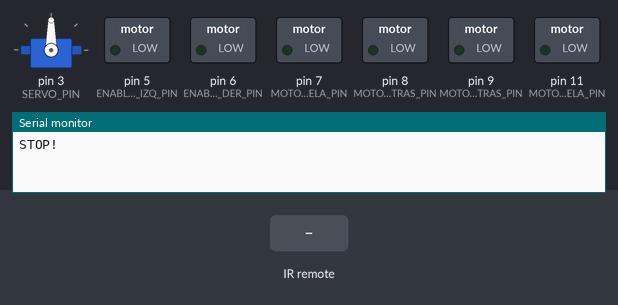
Recording of a sketch running on a simulated Arduino Uno, built with avr-gcc and run on an emulated ATmega328P. On the bench: servo, switched loads named in the sketch (green lamp = pin HIGH), the last lines printed to the serial monitor. The test bench sets the inputs (shaded band).

Above: at 3.9 s.
4.0 s: infrared code 0xFF629D received
At 4.8 s:
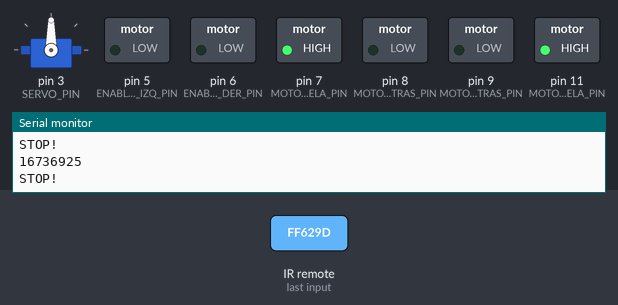
6.0 s: infrared code 0xFFA857 received
At 7.5 s:
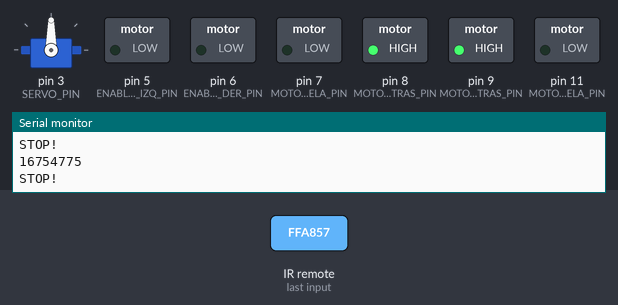
8.0 s: infrared code 0xFF22DD received
At 9.0 s:
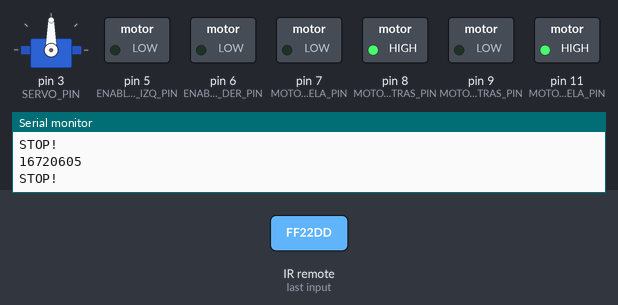
10.0 s: infrared code 0xFFC23D received
At 11.7 s:
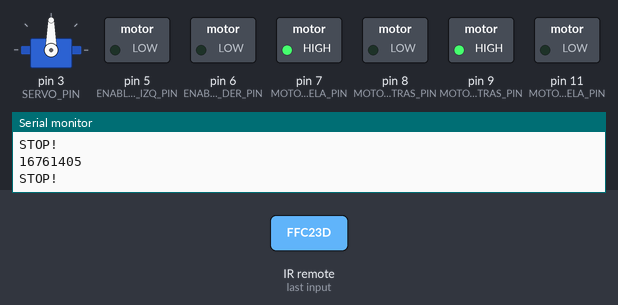
12.0 s: infrared code 0x511DBB received
At 12.4 s:
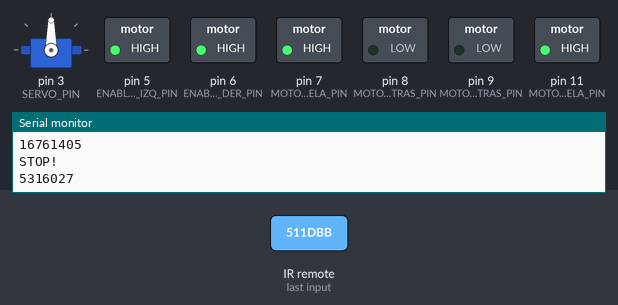
14.0 s: infrared code 0xA3C8EDDB received
At 14.4 s:
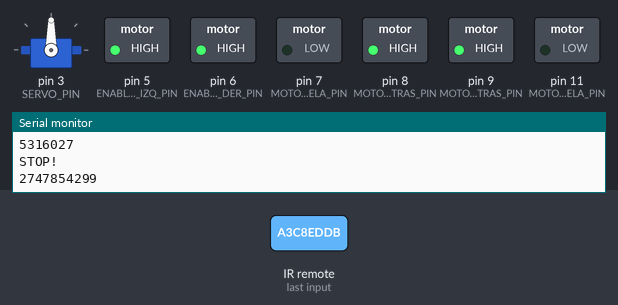
Timing chart, 0 to 17.0 s (numbered marks = the images above; inputs shaded):
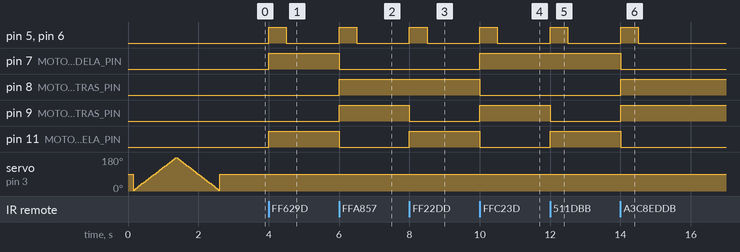

The sketch:

SmartRobotCar.ino
```cpp
/*************************************LIBRERIAS****************************/
#include <IRremote.h>       // Libreria control remoto infrarrojo
#include <Servo.h>          // Libreria servomotor

#include <Wire.h>
#include "rgb_lcd.h"

/********************** CODIGOS CONTROL REMOTE INFRARROJO *****************/
#define F 16736925	          // Adelante
#define B 16754775	          // Atras
#define L 16720605	          // Izquierda
#define R 16761405	          // Derecha
#define S 16712445	          // Alto

#define UNKNOWN_F 5316027     // Adelante
#define UNKNOWN_B 2747854299	// Atras
#define UNKNOWN_L 1386468383	// Izquierda
#define UNKNOWN_R 553536955   // Derecha
#define UNKNOWN_S 3622325019	// Alto

#define KEY_1 16738455        // 1
#define KEY_2 16750695        // 2
#define KEY_3 16756815        // 3
#define KEY_4 16724175        // 4
#define KEY_5 16718055        // 5
#define KEY_6 16743045        // 6
#define KEY_7 16716015        // 7
#define KEY_8 16726215        // 8
#define KEY_9 16734885        // 9
#define KEY_0 16730805        // 0
#define KEY_STAR 16728765     // *
#define KEY_HASH 16732845     // #

/******************************ASIGNACION DE PINES************************/
// Pines de motores de desplazamiento
#define ENABLE_MOTOR_IZQ_PIN 5    // Potencia motor izquierdo
#define ENABLE_MOTOR_DER_PIN 6	  // Potencia motor derecho
#define MOTOR_IZQ_ADELA_PIN 7     // Motor izquierdo adelante
#define MOTOR_IZQ_ATRAS_PIN 8     // Motor izquierdo atras
#define MOTOR_DER_ATRAS_PIN 9     // Motor derecho atras
#define MOTOR_DER_ADELA_PIN 11	  // Motor derecho adelante

// Pin del receptor infrarrojo
#define INFRARROJO_PIN 12         // Receptor infrarrojo

// Pines del sensor ultrasonico
#define ULTRASONIC_ECHO_PIN A4    // Sensor ultrasonico receptor echo
#define ULTRASONIC_TRIG_PIN A5    // sensor ultrasonico transmisor trig

// Pin del servomotor
#define SERVO_PIN 3               // Servomotor

// Pines infrarrojos seguidor de línea
#define INFRARROJO_IZQUI_PIN 2    // Sensor infrarrojo izquierdo
#define INFRARROJO_MEDIO_PIN 4    // Sensor infrarrojo medio
#define INFRARROJO_DEREC_PIN 10   // Sensor infrarrojo derecho

/************************************VARIABLES****************************/
// Variables motores
const int velocidadMaxima = 255;

// Variables control remoto infrarrojo
IRrecv infrarrojo(INFRARROJO_PIN);
decode_results resultadoDecodificado;
//unsigned long valorDecodificado;
//unsigned long milisegundosTiempo;

// Variables sensor ultrasonico
int distanciaIzquierda = 0;
int distanciaMedia = 0;
int distanciaDerecha = 0;

// Variables servomotor
Servo servo;

// Variables sensores infrarojos
int sensorIzquierdo = 0;
int sensorMedio = 0;
int sensorDerecho = 0;

// Variables LCD RGB
rgb_lcd lcd;
const int colorR = 100;
const int colorG = 0;
const int colorB = 255;

/************************************FUNCIONES****************************/
// Funciones para el movimiento del robot
void adelante(int velocidad, int tiempoMotor) {
  digitalWrite(MOTOR_IZQ_ADELA_PIN,HIGH);
  digitalWrite(MOTOR_IZQ_ATRAS_PIN,LOW);
  digitalWrite(MOTOR_DER_ATRAS_PIN,LOW);
  digitalWrite(MOTOR_DER_ADELA_PIN,HIGH);
  analogWrite(ENABLE_MOTOR_IZQ_PIN,velocidad);
  analogWrite(ENABLE_MOTOR_DER_PIN,velocidad);
  delay(tiempoMotor);
}
void atras(int velocidad, int tiempoMotor) {
  digitalWrite(MOTOR_IZQ_ADELA_PIN,LOW);
  digitalWrite(MOTOR_IZQ_ATRAS_PIN,HIGH);
  digitalWrite(MOTOR_DER_ATRAS_PIN,HIGH);
  digitalWrite(MOTOR_DER_ADELA_PIN,LOW);
  analogWrite(ENABLE_MOTOR_IZQ_PIN,velocidad);
  analogWrite(ENABLE_MOTOR_DER_PIN,velocidad);
  delay(tiempoMotor);
}
void izquierda(int velocidad, int tiempoMotor) {
  digitalWrite(MOTOR_IZQ_ADELA_PIN,LOW);
  digitalWrite(MOTOR_IZQ_ATRAS_PIN,HIGH);
  digitalWrite(MOTOR_DER_ATRAS_PIN,LOW);
  digitalWrite(MOTOR_DER_ADELA_PIN,HIGH);
  analogWrite(ENABLE_MOTOR_IZQ_PIN,velocidad);
  analogWrite(ENABLE_MOTOR_DER_PIN,velocidad);
  delay(tiempoMotor);
}
void derecha(int velocidad, int tiempoMotor) {
  digitalWrite(MOTOR_IZQ_ADELA_PIN,HIGH);
  digitalWrite(MOTOR_IZQ_ATRAS_PIN,LOW);
  digitalWrite(MOTOR_DER_ATRAS_PIN,HIGH);
  digitalWrite(MOTOR_DER_ADELA_PIN,LOW);
  analogWrite(ENABLE_MOTOR_IZQ_PIN,velocidad);
  analogWrite(ENABLE_MOTOR_DER_PIN,velocidad);
  delay(tiempoMotor);
}
void alto() {
  digitalWrite(ENABLE_MOTOR_IZQ_PIN, LOW);
  digitalWrite(ENABLE_MOTOR_DER_PIN, LOW);
  Serial.println("STOP!");
}

// Funcion para medir distancia con sensor ultrasonico
int medirDistancia() {
  digitalWrite(ULTRASONIC_TRIG_PIN, LOW);
  delayMicroseconds(2);
  digitalWrite(ULTRASONIC_TRIG_PIN, HIGH);
  delayMicroseconds(20);
  digitalWrite(ULTRASONIC_TRIG_PIN, LOW);
  float distancia = pulseIn(ULTRASONIC_ECHO_PIN, HIGH);
  distancia = distancia / 58;
  return (int)distancia;
}

// Funcion para controlar el servomotor
void controlServo(uint8_t angulo, int tiempoServo) {
  if (angulo > 175) {
    angulo = 175;
  }
  else if (angulo < 5) {
    angulo = 5;
  }
  servo.attach(SERVO_PIN);
  servo.write(angulo);
  delay(tiempoServo);
  servo.detach();
}

// Funcion escaneo ultrasonico inicial
void escaneoUltrasonico() {
  for(int i=5;i<=175;i=i+5) {
    controlServo(i,35);
  }
  for(int i=175;i>=5;i=i-5) {
    controlServo(i,35);
  }
  controlServo(90,150);
}

// Funcion del modo evasor de obstaculos
void evasorObstaculos() {
    controlServo(90, 500);
    distanciaMedia = medirDistancia();

    if(distanciaMedia <= 40) {
      alto();
      delay(500);
      controlServo(10, 1000);
      distanciaDerecha = medirDistancia();

      delay(500);
      controlServo(90, 1000);
      controlServo(180, 1000);
      distanciaIzquierda = medirDistancia();

      delay(500);
      controlServo(90, 1000);
      if(distanciaDerecha > distanciaIzquierda) {
        derecha(velocidadMaxima,360);
      }
      else if(distanciaDerecha < distanciaIzquierda) {
        izquierda(velocidadMaxima,360);
      }
      else if((distanciaDerecha <= 40) || (distanciaIzquierda <= 40)) {
        atras(velocidadMaxima,180);
      }
      else {
        adelante(velocidadMaxima,0);
      }
    }
    else {
        adelante(velocidadMaxima,0);
    }
}

void leerSensores(bool debug) {
  sensorIzquierdo = digitalRead(INFRARROJO_IZQUI_PIN);
  sensorMedio = digitalRead(INFRARROJO_MEDIO_PIN);
  sensorDerecho = digitalRead(INFRARROJO_DEREC_PIN);
  if(debug) {
    Serial.print("Izquierdo: ");
    Serial.println(sensorIzquierdo);
    Serial.print("Medio    : ");
    Serial.println(sensorMedio);
    Serial.print("Derecho  : ");
    Serial.println(sensorDerecho);
    Serial.println();
  }
}

// Funcion del modo seguidor de linea
void seguidorLinea() {
  leerSensores(false);
  if(!sensorMedio){
    adelante(velocidadMaxima,0);
  }
  else if(!sensorDerecho) {
    derecha(velocidadMaxima,0);
  }
  else if(!sensorIzquierdo) {
    izquierda(velocidadMaxima,0);
  }
}

void setup() {
  Serial.begin(9600);
  pinMode(MOTOR_IZQ_ADELA_PIN,OUTPUT);
  pinMode(MOTOR_IZQ_ATRAS_PIN,OUTPUT);
  pinMode(MOTOR_DER_ATRAS_PIN,OUTPUT);
  pinMode(MOTOR_DER_ADELA_PIN,OUTPUT);
  pinMode(ENABLE_MOTOR_IZQ_PIN,OUTPUT);
  pinMode(ENABLE_MOTOR_DER_PIN,OUTPUT);
  pinMode(ULTRASONIC_TRIG_PIN, OUTPUT);
  pinMode(ULTRASONIC_ECHO_PIN, INPUT);
  pinMode(INFRARROJO_IZQUI_PIN,INPUT);
  pinMode(INFRARROJO_DEREC_PIN,INPUT);
  pinMode(INFRARROJO_MEDIO_PIN,INPUT);
  infrarrojo.enableIRIn();
  //lcd.begin(16, 2);
  //lcd.setRGB(colorR, colorG, colorB);
  //lcd.print("    ROBOTINO");
  //delay(1000);
  alto();
  controlServo(90,150);
  escaneoUltrasonico();
}

void loop() {
  //lcd.setCursor(0, 1);
  //lcd.print(millis() / 1000);
  //delay(100);
  while (infrarrojo.decode(&resultadoDecodificado)) {
    //milisegundosTiempo = millis();
    infrarrojo.decode(&resultadoDecodificado);
    Serial.println(resultadoDecodificado.value);
    switch(resultadoDecodificado.value){
      case F:
      case UNKNOWN_F:
        adelante(velocidadMaxima,500);
        alto();
        break;
      case B:
      case UNKNOWN_B:
        atras(velocidadMaxima,500);
        alto();
        break;
      case L:
      case UNKNOWN_L:
        izquierda(velocidadMaxima,500);
        alto();
        break;
      case R:
      case UNKNOWN_R:
        derecha(velocidadMaxima,500);
        alto();
        break;
      case S:
      case UNKNOWN_S:
        alto();
        break;
      case KEY_1:
        do {
          evasorObstaculos();
        } while(!infrarrojo.decode(&resultadoDecodificado));
        break;
      case KEY_2:
        do {
          seguidorLinea();
        } while(!infrarrojo.decode(&resultadoDecodificado)) ;
        break;
      default:
        break;
    }
    infrarrojo.resume();
  }
  /*
  else {
    if(millis() - milisegundosTiempo > 500){
      alto();
      milisegundosTiempo = millis();
    }
  }*/
}
```

Measured:
- after the input at 4.0 s, pin 5 (ENABLE_MOTOR_IZQ_PIN), pin 6 (ENABLE_MOTOR_DER_PIN): LOW → HIGH at once, → LOW 0.50 s later; pin 7 (MOTOR_IZQ_ADELA_PIN), pin 11 (MOTOR_DER_ADELA_PIN): LOW → HIGH at once
- after the input at 6.0 s, pin 5 (ENABLE_MOTOR_IZQ_PIN), pin 6 (ENABLE_MOTOR_DER_PIN): LOW → HIGH at once, → LOW 0.50 s later; pin 7 (MOTOR_IZQ_ADELA_PIN), pin 11 (MOTOR_DER_ADELA_PIN): HIGH → LOW at once; pin 8 (MOTOR_IZQ_ATRAS_PIN), pin 9 (MOTOR_DER_ATRAS_PIN): LOW → HIGH at once
- after the input at 8.0 s, pin 5 (ENABLE_MOTOR_IZQ_PIN), pin 6 (ENABLE_MOTOR_DER_PIN): LOW → HIGH at once, → LOW 0.50 s later; pin 9 (MOTOR_DER_ATRAS_PIN): HIGH → LOW at once; pin 11 (MOTOR_DER_ADELA_PIN): LOW → HIGH at once
- after the input at 10.0 s, pin 5 (ENABLE_MOTOR_IZQ_PIN), pin 6 (ENABLE_MOTOR_DER_PIN): LOW → HIGH at once, → LOW 0.50 s later; pin 7 (MOTOR_IZQ_ADELA_PIN), pin 9 (MOTOR_DER_ATRAS_PIN): LOW → HIGH at once; pin 8 (MOTOR_IZQ_ATRAS_PIN), pin 11 (MOTOR_DER_ADELA_PIN): HIGH → LOW at once
- after the input at 12.0 s, pin 5 (ENABLE_MOTOR_IZQ_PIN), pin 6 (ENABLE_MOTOR_DER_PIN): LOW → HIGH at once, → LOW 0.50 s later; pin 9 (MOTOR_DER_ATRAS_PIN): HIGH → LOW at once; pin 11 (MOTOR_DER_ADELA_PIN): LOW → HIGH at once
- after the input at 14.0 s, pin 5 (ENABLE_MOTOR_IZQ_PIN), pin 6 (ENABLE_MOTOR_DER_PIN): LOW → HIGH at once, → LOW 0.50 s later; pin 7 (MOTOR_IZQ_ADELA_PIN), pin 11 (MOTOR_DER_ADELA_PIN): HIGH → LOW at once; pin 8 (MOTOR_IZQ_ATRAS_PIN), pin 9 (MOTOR_DER_ATRAS_PIN): LOW → HIGH at once
